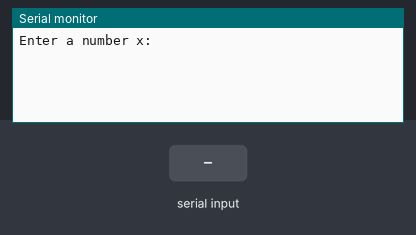
Simulated run of this sketch. Board: Arduino Mega 2560, built with avr-gcc and run on an emulated ATmega2560. Shown: the last lines printed to the serial monitor. Inputs (shaded band) come from the test bench.

Above: at 1.2 s.
1.3 s: "90,45\n" received over the second serial link
At 2.2 s:
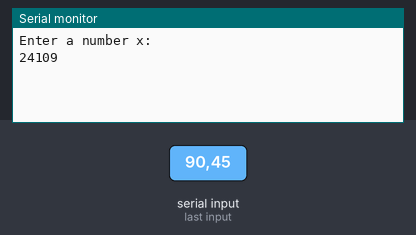
2.8 s: "30,150\n" received over the second serial link
At 3.3 s:
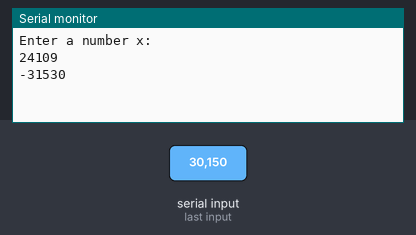

The sketch:

TASK_2_UNO.ino
```cpp
#include<SoftwareSerial.h>
SoftwareSerial Serial1(2,3);
const int c=2;

void setup(){
  Serial.begin(9600);
  Serial1.begin(9600);
  Serial.println("Enter a number x:");
}

void loop(){
  static int x=0;
  while (Serial.available()>0){
    char d = Serial.read();
    if (d=='\n'){
      Serial1.println(x+c);
      x=0;
    }
    else if (d!='\r'){
      x=x*10+(d-'0');
    }
  }
  static int op=0;
  while(Serial1.available()){
    char e = Serial1.read();
    if (e=='\n'){
      Serial.println(op);
      op=0;
    }
    else if (e!='\r'){
      op=op*10+(e-'0');
    }
  }
}
```

Measured:
- after the input at 1.3 s, the serial monitor: prints a new line at once (image 1)
- after the input at 2.8 s, the serial monitor: prints a new line at once (image 2)
